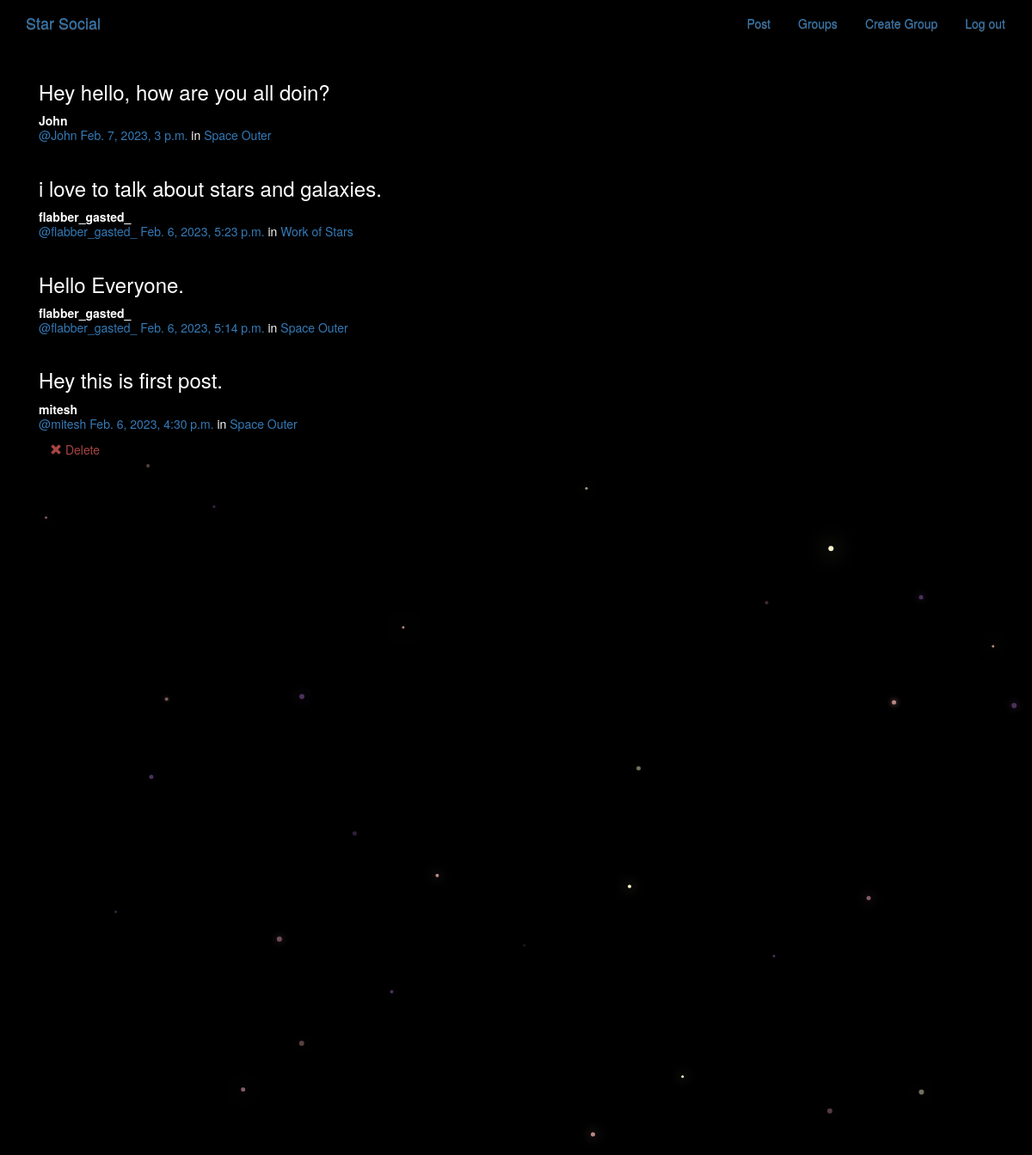
The page /posts/ (signed in) on the database its author committed.
### posts/models.py (models this page shows, shortened)
class Post(models.Model):
    user = models.ForeignKey(User,related_name="posts",on_delete=models.CASCADE)
    created_at=models.DateTimeField(auto_now=True)
    message=models.TextField()
    message_html=models.TextField(editable=False)
    group=models.ForeignKey(Group,related_name="posts",null=True,blank=True,on_delete=models.CASCADE)
    class Meta:
        ordering=["-created_at"]
        unique_together=["user","message"]

### groups/models.py (models this page shows, shortened)
class Group(models.Model):
    name = models.CharField(max_length=255, unique=True)
    slug = models.SlugField(allow_unicode=True, unique=True)
    description = models.TextField(blank=True, default='')
    description_html = models.TextField(editable=False, default='', blank=True)
    members = models.ManyToManyField(User,through="GroupMember")
    class Meta:
        ordering = ["name"]

### posts/views.py (the view)
# urls.py: path("",views.PostList.as_view(),name="all"),
class PostList(SelectRelatedMixin,generic.ListView):
    model=models.Post
    select_related=('user','group')

### posts/templates/posts/post_list.html (shortened to what this page needs)
{% extends "posts/post_base.html" %}
{% load humanize %}
{% block post_content %}
<div class="col-md-8">
    {% for post in post_list %}
    {% include "posts/_post.html" %}
    {% endfor %}
</div>
{% endblock %}

### posts/templates/posts/_post.html
<div class="post media">
    <h3>{{ post.message_html|safe }}</h3>
    <div class="media-body">
        <strong>{{ post.user.username }}</strong>
        <h5 class="media-heading">
        <span class="username"><a href="{% url 'posts:for_user' username=post.user.username %}">@{{ post.user.username }}</a></span>
        <time class='time'><a href="{% url 'posts:single' username=post.user.username pk=post.pk%}">{{ post.created_at }}</a></time>
        {% if post.group %}
        <span class="group-name">in <a href="#">{{ post.group.name }}</a></span>
        {% endif %}
    </h5>
    <div class="media-footer">
        {% if user.is_authenticated and post.user == user and not hide_delete %}
            <a href="{% url 'posts:delete' pk=post.pk %}" title="delete" class="btn btn-simple">
                <span class="glyphicon glyphicon-remove text-danger" aria-hidden="true"></span>
                <span class="text-danger icon-label">Delete</span>
            </a>
        {% endif %}
    </div>
    </div>
</div>

### static/simplesocial/css/master.css (style rules this page uses)
body { margin: 0; overflow: hidden; background-color: black; color:white; }

### rows shown on the page
Post: message_html "Hey hello, how are you all doin?", user.username "John", created_at "Feb. 7, 2023, 3 p.m.", group.name "Space Outer"
Post: message_html "i love to talk about stars and galaxies.", user.username "flabber_gasted_", created_at "Feb. 6, 2023, 5:23 p.m.", group.name "Work of Stars"
Post: message_html "Hello Everyone.", user.username "flabber_gasted_", created_at "Feb. 6, 2023, 5:14 p.m.", group.name "Space Outer"
Post: message_html "Hey this is first post.", user.username "mitesh", created_at "Feb. 6, 2023, 4:30 p.m.", group.name "Space Outer", shows "Delete"
